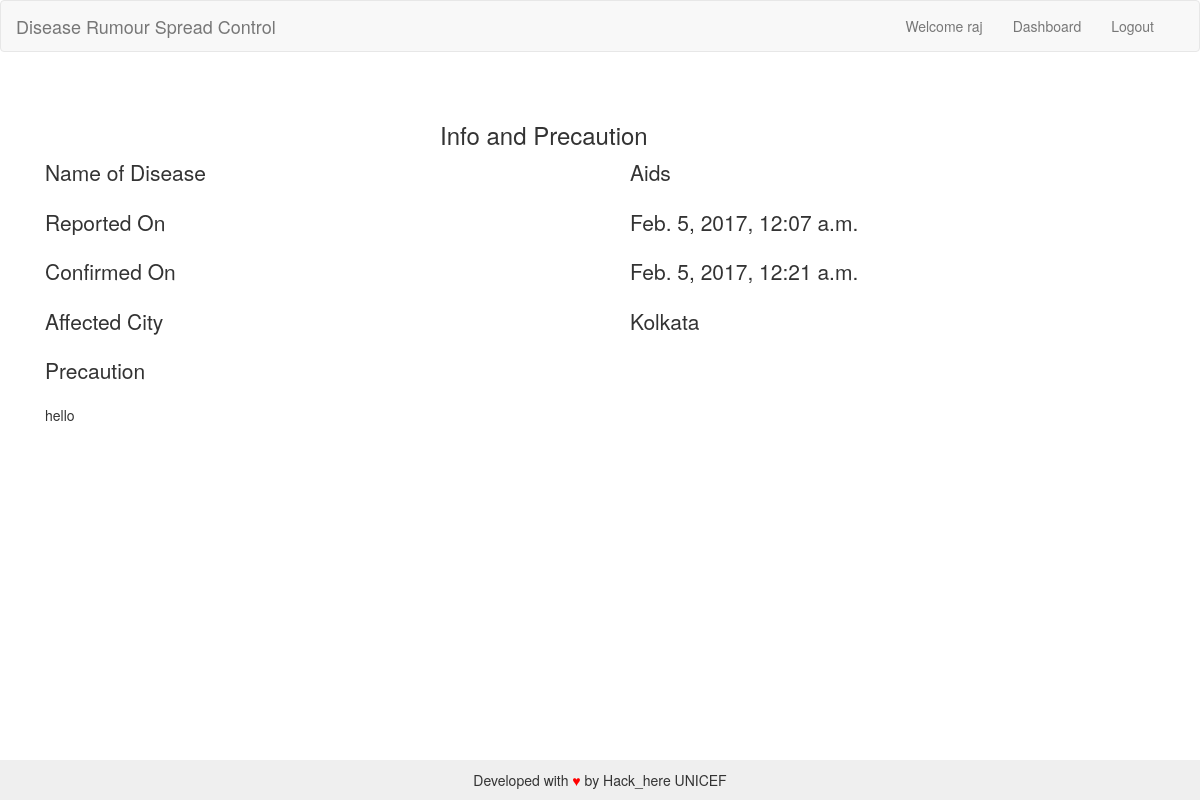
Page /view/rumour/10/ (signed in) on the committed database.
### healt/models.py (models this page shows, shortened)
class Query(models.Model):
    posted_by = models.ForeignKey(UserProfile,on_delete=models.CASCADE,blank=True, null=True)
    verified_by = models.ForeignKey(HealthOfficer,on_delete=models.CASCADE,blank=True, null=True)
    name = models.CharField(max_length=50)
    number_of_affected = models.IntegerField()
    affected_city = models.CharField(max_length=20)   # can be others
    number_of_casualties = models.IntegerField()
    status = models.CharField(max_length=20, choices=state)
    affected_age_group = models.CharField(max_length=20, choices=AGE_GROUP)
    posted_date = models.DateTimeField(auto_now_add=True)
    verified_date = models.DateTimeField(blank=True, null=True)
    precaution = models.TextField(blank=True, null=True)

### healt/views.py (the view)
# urls.py: url(r'^view/rumour/(?P<id>[\w.@+-]+)/',viewRumour),
def viewRumour(requests,id):
    q = Query.objects.get(id=id)
    if not q.status == "Confirmed":
        return redirect("/")
    return render(requests,"viewRumour.html",{
        'q':q
    })

### templates/viewRumour.html (shortened to what this page needs)
{% extends "base.html"%}
{% block content %}
    <div class="container" style="margin-top:30px;">
        <h3 class="col-md-8 col-md-offset-4"> Info and Precaution</h3>
            <div class="row">
                    <div class="col-md-6 lead"> Name of Disease </div>
                    <div class="col-md-6 lead"> {{q.name}}</div>
                </div>
            <div class="row">
                    <div class="col-md-6 lead"> Reported On</div>
                    <div class="col-md-6 lead"> {{q.posted_date}}</div>
                </div>
            <div class="row">
                    <div class="col-md-6 lead"> Confirmed On </div>
                    <div class="col-md-6 lead"> {{q.verified_date}}</div>
                </div>
            <div class="row">
                    <div class="col-md-6 lead"> Affected City </div>
                    <div class="col-md-6 lead"> {{q.affected_city}}</div>
                </div>
                <div class="row">
                    <div class="col-md-12 lead"> Precaution</div>
                    <div class="col-md-12 "> {{q.precaution}}</div>
                </div>
        </div>
{% endblock %}

### templates/navbar.html (shortened to what this page needs)
<nav class="navbar navbar-default" role="navigation">
  <div class="container-fluid">
    <div class="navbar-header">
      <a class="navbar-brand" href="/">Disease Rumour Spread Control</a>
    </div>
    <div class="collapse navbar-collapse" id="not-google-plus-nav">
      <ul class="nav navbar-nav pull-right">
        {% if user.is_authenticated %}
        <li><a href="/profile">Welcome {{ user.username }}</a></li>
          <li><a href="/dashboard">Dashboard</a></li>
        <li><a href="{% url 'auth_logout' %}">Logout</a></li>
        {% else %}
          <li><a href="/accounts/login">Login</a></li>
          <li><a href="/accounts/register">Register</a></li>
        {% endif %}
      </ul>
    </div>
  </div>
</nav>

### our_static/app/css/style.css (style rules this page uses)
body { background-color: lightcyan; }

### rows in the picture
Query: name "Aids", posted_date "Feb. 5, 2017, 12:07 a.m.", verified_date "Feb. 5, 2017, 12:21 a.m.", affected_city "Kolkata", precaution "hello"

### other values in the picture
{{ user.username }} "raj"
